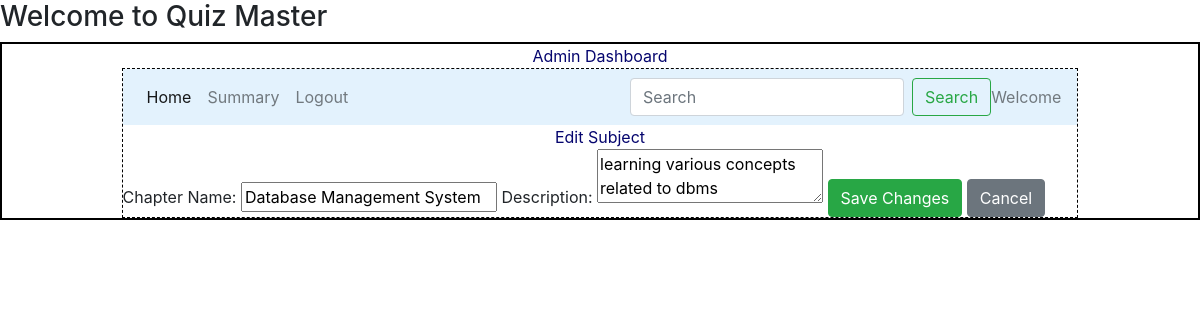
The page /edit_chapter/2/Admin on the database its author committed.
### models/model1.py (models this page shows)
class Chapter(db.Model):
    __tablename__="chapter"
    id=db.Column(db.Integer,primary_key=True)
    name=db.Column(db.String,nullable=False)
    description=db.Column(db.String,nullable=False)
    subject_id = db.Column(db.Integer, db.ForeignKey("subject.id"), nullable=False)
    quizes=db.relationship("Quiz",cascade="all,delete",backref="chapter",lazy=True)

### controllers/routes.py (the view)
@app.route('/edit_chapter/<int:chapter_id>/<string:name>', methods=["GET", "POST"])
def edit_chapter(chapter_id,name):
    chapter = Chapter.query.get_or_404(chapter_id)  # Fetch the chapter
    if request.method == 'POST':
        chapter.name = request.form.get('name')
        chapter.description = request.form.get('description')
        db.session.commit()
        return redirect(url_for("admin_dashboard"))  # Redirect to admin dashboard
    return render_template("edit_chapter.html", chapter=chapter)

### templates/edit_chapter.html
{%extends "admin_layout.html"%}
{%block content %}
            <div class="center">Edit Subject</div>
            <form method="POST">
              <label for="name">Chapter Name:</label>
              <input type="text" name="name" value="{{ chapter.name }}" required>
              <label for="description">Description:</label>
              <textarea name="description">{{ chapter.description }}</textarea>
              <button type="submit" class="btn btn-success">Save Changes</button>
              <a href="{{ url_for('admin_dashboard',name=name) }}" class="btn btn-secondary">Cancel</a>
          </form>
{%endblock%}

### static/main.css (style rules this page uses)
* { margin:0px; }
.center { text-align: center; margin: auto; color:rgb(5,5,110); }

### rows shown on the page
Chapter: name "Database Management System", description "learning various concepts related to dbms"
